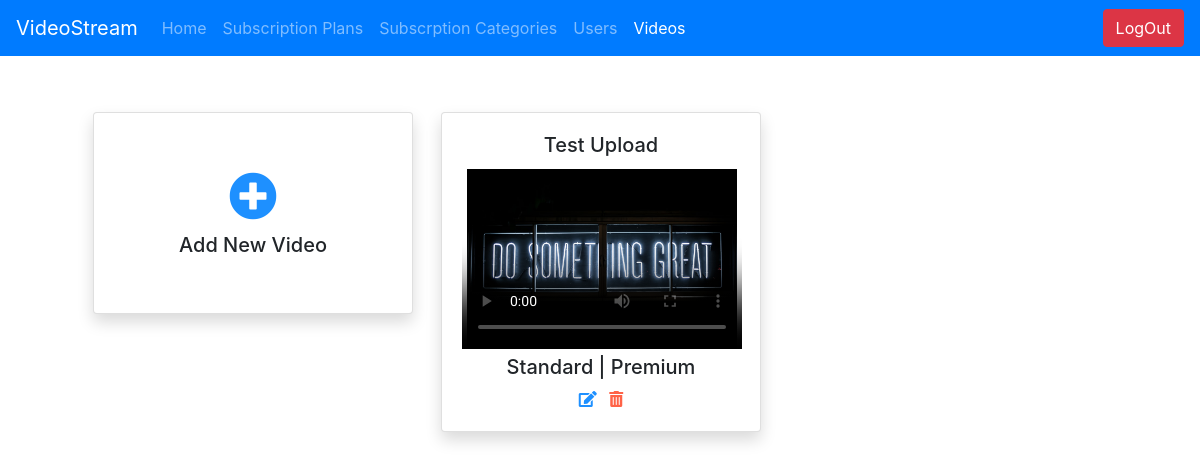
/video_stream_admin/video_list/ (signed in), run on the app's committed database.
### video_stream_app/models.py (models this page shows, shortened)
class VideoContent(models.Model):
    id = models.AutoField(primary_key=True)
    content_name = models.CharField(max_length=255, blank=True, null=True)
    content_description = models.TextField(max_length=2000, blank=True, null=True)
    file = models.FileField(upload_to='videos/', null=True, blank=True, verbose_name="content_file")
    cover_image = models.FileField(upload_to='images/', null=True, blank=True, verbose_name='content_cover')
    allowed_subscription = models.ManyToManyField(SubscriptionType,
                                                  related_name="subscription_type")

class SubscriptionType(models.Model):
    id = models.AutoField(primary_key=True)
    type_name = models.CharField(
        max_length=50, blank=False, null=False, unique=True)

### video_stream_app/views.py (the view)
# urls.py: path('video_stream_admin/video_list/', views.video_list,
@login_required(login_url='/video_stream_admin/')
def video_list(request):
    return render(request, 'video_stream_app/videos.html',
                  {
                      'videos': models.VideoContent.objects.all(),
                      'title': 'Videos',
                      'is_logged_in': request.user.is_authenticated,
                      'video_link': 'active',
                      'admin': True
                  })

### video_stream_app/templates/video_stream_app/videos.html (shortened to what this page needs)
{% extends 'base.html' %}
{% load static %}
{% block content %}
    <div class="container">
        <div class="m-5 text-center">
            <div class="row">
                <div class="col-md-4 my-2">
                    <div class="card shadow" style="width: 20rem;">
                        <div class="card-body py-xl-5">
                            <a href="/video_stream_admin/videos/add/">
                                <span style="font-size: 48px; color: Dodgerblue;">
                                    <i class="fas fa-plus-circle"></i>
                                </span>
                            </a>
                            <h5> Add New Video </h5>
                        </div>
                    </div>
                </div>
                {% for video in videos %}
                    <div class="col-md-4 my-2">
                        <div class="card shadow" style="width: 20rem;">
                            <div class="card-body">
                                <h5 class="card-title">{{ video.content_name}}</h5>
                                <video width="280" height="180" poster="/media/{{ video.cover_image }}" controls>
                                   <source src="/media/{{ video.file }}" type="video/mp4">
                                </video>
                                <h5>
                                    {% for subs in video.allowed_subscription.all %}
                                        {% if forloop.counter > 1 %}
                                            |
                                        {% endif %}
                                        {{ subs.type_name }}
                                    {% endfor %}
                                </h5>
                                <div>
                                    <a href="/video_stream_admin/videos/edit__{{ video.pk }}/">
                                        <span style="color: Dodgerblue;" class="pr-2">
                                            <i class="fas fa-edit"></i>
                                        </span>
                                    </a>
                                    <a onclick="deleteFunc({{ video.pk }})" href="" ><i class="fas fa-trash-alt" style="color: tomato"></i></a>
                                </div>
                            </div>
                        </div>
                    </div>
                {% endfor %}
            </div>
        </div>
    </div>
{% endblock %}

### data on the page
VideoContent: content_name "Test Upload"
SubscriptionType: type_name "Standard"
SubscriptionType: type_name "Premium"
